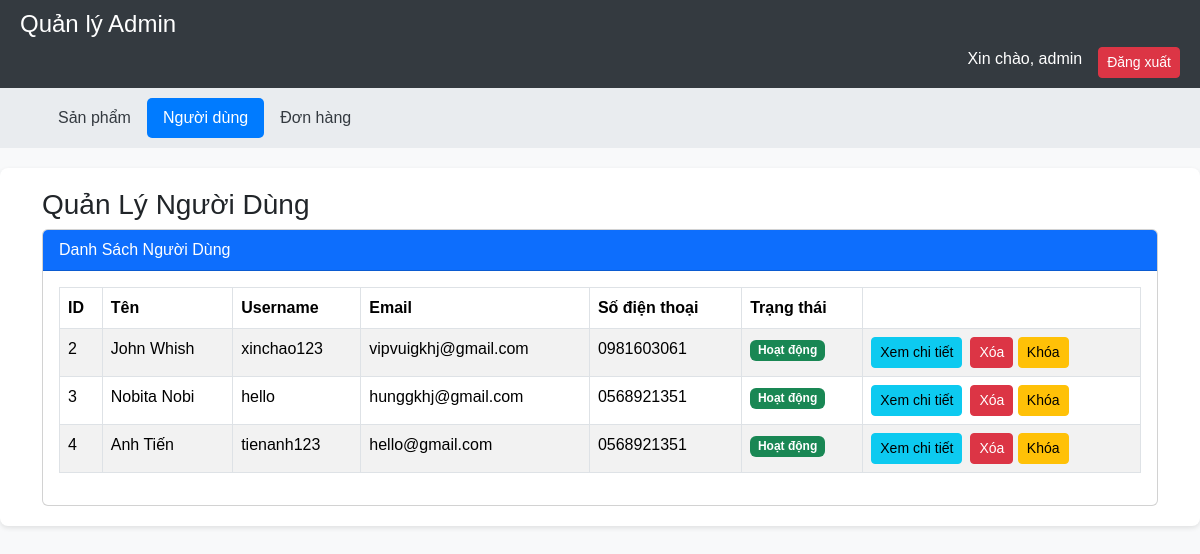
The app's page /admin/users (signed in) with its own data.
### app/models.py (models this page shows)
class User(db.Model):
    id = db.Column(db.Integer, primary_key=True)
    lastname = db.Column(db.String(50), nullable=False)
    firstname = db.Column(db.String(50), nullable=False)
    username = db.Column(db.String(50), unique=True, nullable=False)
    email = db.Column(db.String(120), unique=True, nullable=False)
    phone = db.Column(db.String(15), nullable=False)
    password = db.Column(db.String(100), nullable=False)
    is_admin = db.Column(db.Boolean, default=False)
    is_locked = db.Column(db.Boolean, default=False)

### app/routes/admin.py (the view, shortened to what this page needs)
    @app.route('/admin/users', methods=['GET', 'POST'])
    def manage_users():
        if not is_admin():
            flash('Bạn không có quyền truy cập trang này.')
            return redirect(url_for('login'))
        users = User.query.filter_by(is_admin=False).all()
        return render_template('admin/manage_users.html', users=users)

### app/templates/admin/manage_users.html (shortened to what this page needs)
{% extends "admin/admin_base.html" %}
{% block content %}
    <div class="container">
        <h3>Quản Lý Người Dùng</h3>
        <div class="card">
            <div class="card-header bg-primary text-white">
                Danh Sách Người Dùng
            </div>
            <div class="card-body">
                <table class="table table-striped table-bordered">
                    <thead>
                        <tr>
                            <th>ID</th>
                            <th>Tên</th>
                            <th>Username</th>
                            <th>Email</th>
                            <th>Số điện thoại</th>
                            <th>Trạng thái</th>
                            <th></th>
                        </tr>
                    </thead>
                    <tbody>
                        {% for user in users %}
                        <tr>
                            <td>{{ user.id }}</td>
                            <td>{{ user.lastname }} {{ user.firstname }}</td>
                            <td>{{ user.username }}</td>
                            <td>{{ user.email }}</td>
                            <td>{{ user.phone }}</td>
                            <td>
                                <span class="badge {% if user.is_locked %}bg-danger{% else %}bg-success{% endif %}">
                                    {{ 'Khóa' if user.is_locked else 'Hoạt động' }}
                                </span>
                            </td>
                            <td>
                                <div class="d-flex gap-2">
                                    <a href="{{ url_for('view_user', user_id=user.id) }}" class="btn btn-info btn-sm">Xem chi tiết</a>
                                    <form method="POST" class="d-inline">
                                        <button type="submit" name="action" value="delete" class="btn btn-danger btn-sm">Xóa</button>
                                        <button type="submit" name="action" value="{{ 'unlock' if user.is_locked else 'lock' }}" class="btn btn-warning btn-sm">
                                            {{ 'Mở khóa' if user.is_locked else 'Khóa' }}
                                        </button>
                                    </form>
                                </div>
                            </td>
                        </tr>
                        {% endfor %}
                    </tbody>
                </table>
            </div>
        </div>
    </div>
{% endblock %}

### app/templates/admin/admin_base.html (style rules this page uses)
body { background-color: #f8f9fa; font-family: Arial, sans-serif; }

### records on screen
User: id "2", lastname "John", firstname "Whish", username "xinchao123", email "vipvuigkhj@gmail.com", phone "0981603061", is_locked "Hoạt động", is_locked "Khóa"
User: id "3", lastname "Nobita", firstname "Nobi", username "hello", email "hunggkhj@gmail.com", phone "0568921351", is_locked "Hoạt động", is_locked "Khóa"
User: id "4", lastname "Anh", firstname "Tiến", username "tienanh123", email "hello@gmail.com", phone "0568921351", is_locked "Hoạt động", is_locked "Khóa"

### other values on screen
{{ session['username'] }} "admin"
